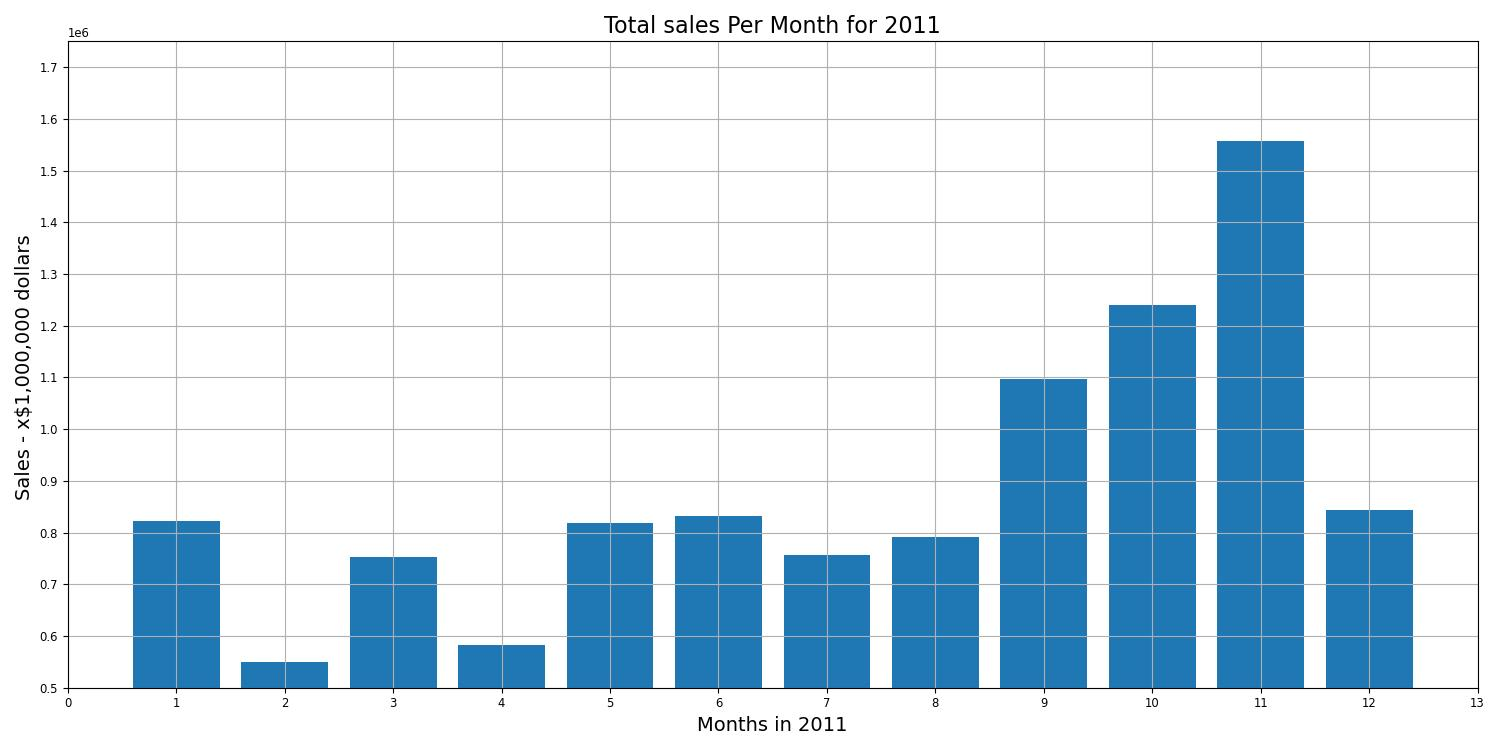

Reproduce this figure in Python.
import locale

import numpy as np
import pandas as pd
from matplotlib import pyplot as plt, pylab

params = {'legend.fontsize': 'medium', 'figure.figsize': (15., 7.5),
          'axes.labelsize': 'small', 'axes.titlesize': 'small',
          'figure.autolayout': True, 'xtick.labelsize': 'small', 'ytick.labelsize': 'small'}
pylab.rcParams.update(params)

#   Read file
temp_data = pd.read_csv('777_m5_datasets_v1.0/BigMartSalesData.csv')
#   capture headers of table
df = pd.DataFrame(temp_data, columns=['Amount', 'Month', 'Year'])
df = df[df['Year'] == 2011]

df = df[['Month', 'Amount']].groupby('Month')['Amount'].sum().reset_index()

plt.xlabel('Months in 2011', fontsize=14)
plt.ylabel('Sales - x$1,000,000 dollars ', fontsize=14)
plt.grid(True)
plt.title('Total sales Per Month for 2011', fontsize=16)

y = df['Amount']
x = df['Month']

plt.grid(True)
plt.xlim(0, 13)
plt.ylim(500000., 1750000.)
plt.yticks(np.arange(500000, 1750000, 100000))
plt.xticks(np.arange(min(x) - 1, max(x) + 2, 1))

plt.bar(x, y)
plt.savefig("mod5CS2_Q2.jpg")
plt.show()
